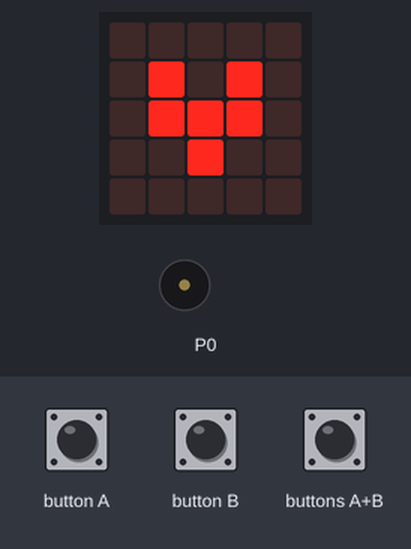
Bench run of a program on a simulated BBC micro:bit (MakeCode). Shown: the board's 5×5 LED display, buzzer (waves = sounding). Inputs (shaded band) come from the test bench.

Above: at 1.9 s.
3.7 s: button A pressed for 0.15 s
At 4.2 s:
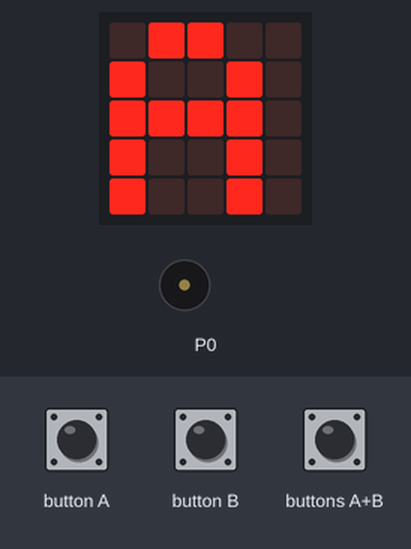
4.4 s: button B pressed for 0.15 s
At 5.0 s:
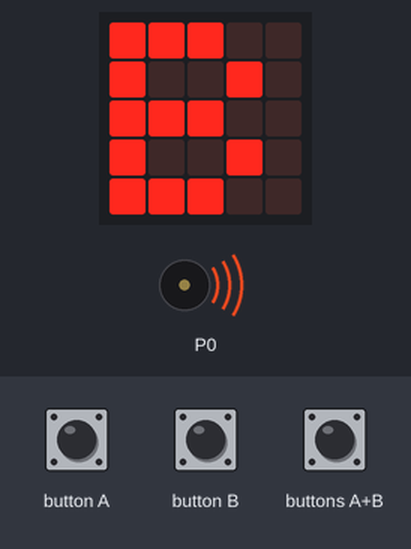
5.1 s: buttons A+B pressed for 0.15 s
At 5.7 s:
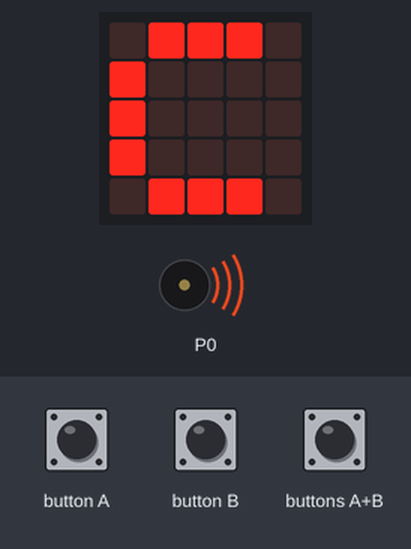
5.8 s: button A pressed for 0.15 s
At 6.17 s:
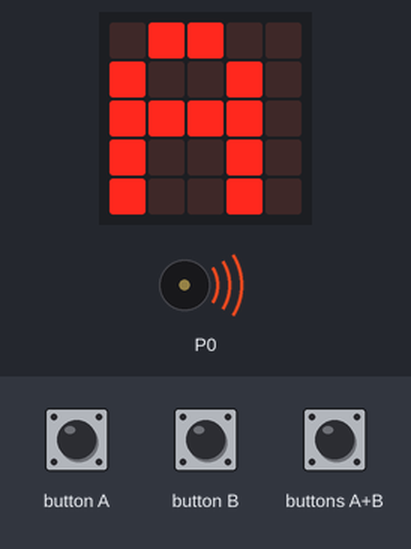
6.5 s: buttons A+B pressed for 1 s
At 8.05 s:
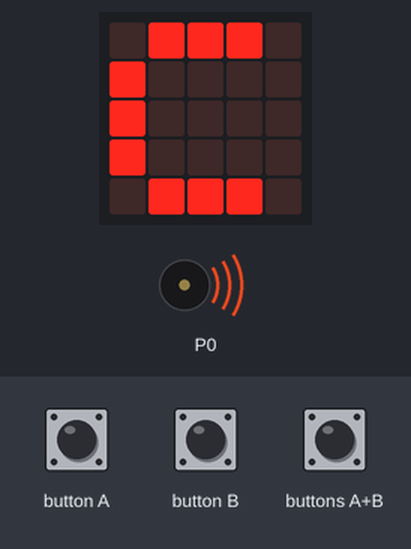
Timing chart, 0 to 9.1 s (numbered marks = the images above; inputs shaded):
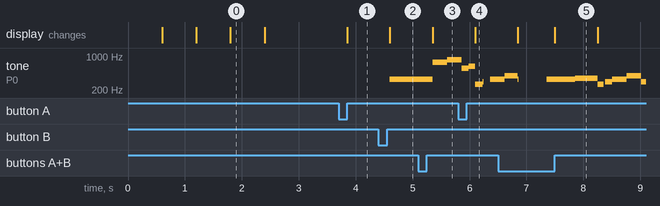

The program:

main.ts
```typescript
input.onButtonPressed(Button.A, function () {
    basic.showString("A")
    music.startMelody(music.builtInMelody(Melodies.Ode), MelodyOptions.Once)
    basic.clearScreen()
})
input.onButtonPressed(Button.AB, function () {
    basic.showString("C")
    music.startMelody(music.builtInMelody(Melodies.Ringtone), MelodyOptions.Once)
    basic.clearScreen()
})
input.onButtonPressed(Button.B, function () {
    basic.showString("B")
    music.startMelody(music.builtInMelody(Melodies.Nyan), MelodyOptions.Once)
    basic.clearScreen()
})
music.setVolume(96)
for (let index = 0; index < 2; index++) {
    basic.showIcon(IconNames.Heart)
    basic.showIcon(IconNames.SmallHeart)
    basic.clearScreen()
}
basic.forever(function () {

})
```

test.ts
```typescript
// testes vão aqui; isto não será compilado quando este pacote for usado como uma extensão.
```

Measured:
- after the input at 3.7 s, the display: changes after 0.15 s (image 1)
- after the input at 4.4 s, the display: changes after 0.20 s (image 2)
- after the input at 5.1 s, the display: changes after 0.25 s (image 3)
- after the input at 5.8 s, the display: changes after 0.30 s (image 4)
- after the input at 6.5 s, the display: first differs from a run without the input after 1.0 s (image 5)
- by itself, tone on P0: plays 392 Hz for 0.23 s, 330 Hz for 0.02 s, 330 Hz for 0.51 s, 349 Hz for 0.39 s, 262 Hz for 0.11 s, 294 Hz for 0.13 s … (9 notes in this stretch)
- what the display in image 0 shows lasts 0.6 s, from 1.8 s to 2.4 s
